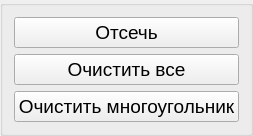
    <widget class="QGroupBox" name="groupBox_4">
     <property name="title">
      <string/>
     </property>
     <property name="flat">
      <bool>true</bool>
     </property>
     <layout class="QVBoxLayout" name="verticalLayout_6">
      <item>
       <layout class="QHBoxLayout" name="horizontalLayout_10">
        <item>
         <widget class="QPushButton" name="clipButton">
          <property name="font">
           <font>
            <pointsize>14</pointsize>
           </font>
          </property>
          <property name="text">
           <string>Отсечь</string>
          </property>
         </widget>
        </item>
       </layout>
      </item>
      <item>
       <layout class="QHBoxLayout" name="horizontalLayout_9">
        <item>
         <widget class="QPushButton" name="clearAllButton">
          <property name="font">
           <font>
            <pointsize>14</pointsize>
           </font>
          </property>
          <property name="text">
           <string>Очистить все</string>
          </property>
         </widget>
        </item>
       </layout>
      </item>
      <item>
       <layout class="QHBoxLayout" name="horizontalLayout_11">
        <item>
         <widget class="QPushButton" name="clearFigureButton">
          <property name="font">
           <font>
            <pointsize>14</pointsize>
           </font>
          </property>
          <property name="text">
           <string>Очистить многоугольник</string>
          </property>
         </widget>
        </item>
       </layout>
      </item>
     </layout>
    </widget>
